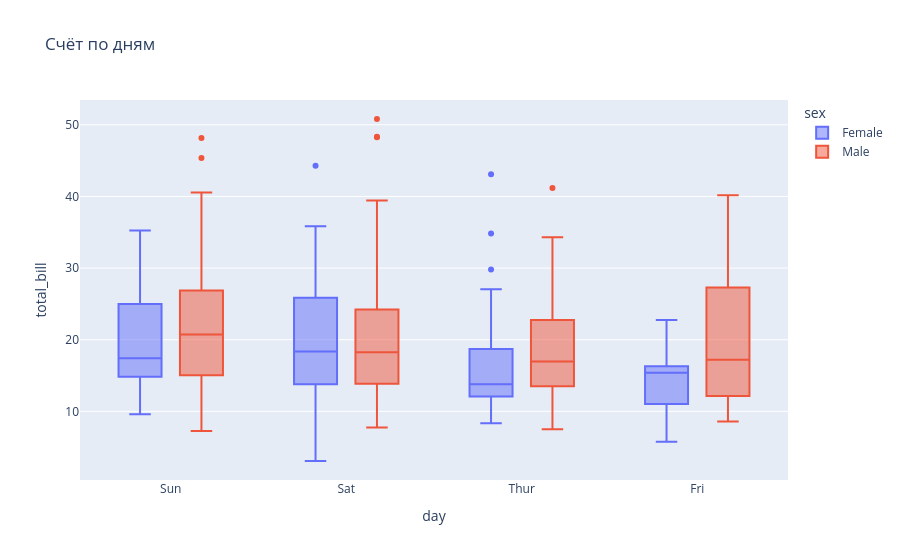

Notebook code cell kept with this figure:
### Markdown cell above
# 12. Plotly и категориальные данные

### Code cell
fig = px.box(
    tips,
    x="day",
    y="total_bill",
    color="sex",
    title="Счёт по дням"
)

fig.show()

### Figure 1 — Plotly figure (JSON) as saved in the notebook; plotly's stock layout.template omitted (floating-point values rounded to 4 significant figures; data arrays with more than 128 entries replaced by an {"elided": "..."} marker saying what was removed)
{"data": [{"alignmentgroup": "True", "hovertemplate": "sex=Female<br>day=%{x}<br>total_bill=%{y}<extra></extra>", "legendgroup": "Female", "marker": {"color": "#636efa"}, "name": "Female", "notched": false, "offsetgroup": "Female", "orientation": "v", "showlegend": true, "type": "box", "x": ["Sun", "Sun", "Sun", "Sun", "Sun", "Sun", "Sat", "Sat", "Sat", "Sat", "Sat", "Sat", "Sun", "Sun", "Sat", "Sat", "Sat", "Sat", "Sat", "Sat", "Sat", "Thur", "Thur", "Fri", "Fri", "Fri", "Fri", "Fri", "Sat", "Sat", "Sat", "Sat", "Sat", "Sun", "Sun", "Thur", "Thur", "Thur", "Thur", "Thur", "Thur", "Thur", "Thur", "Thur", "Thur", "Thur", "Thur", "Thur", "Thur", "Thur", "Thur", "Thur", "Thur", "Thur", "Thur", "Thur", "Thur", "Sun", "Sun", "Sun", "Sun", "Sun", "Sat", "Sat", "Sun", "Sun", "Sun", "Thur", "Thur", "Thur", "Thur", "Thur", "Thur", "Thur", "Sat", "Sat", "Sat", "Sat", "Sat", "Fri", "Fri", "Fri", "Fri", "Sat", "Sat", "Sat", "Thur"], "x0": " ", "xaxis": "x", "y": [16.99, 24.59, 35.26, 14.83, 10.33, 16.97, 20.29, 15.77, 19.65, 15.06, 20.69, 16.93, 10.29, 34.81, 26.41, 16.45, 3.07, 17.07, 26.86, 25.28, 14.73, 10.07, 34.83, 5.75, 16.32, 22.75, 11.35, 15.38, 44.3, 22.42, 20.92, 14.31, 7.25, 25.71, 17.31, 10.65, 12.43, 24.08, 13.42, 12.48, 29.8, 14.52, 11.38, 20.27, 11.17, 12.26, 18.26, 8.51, 10.33, 14.15, 13.16, 17.47, 27.05, 16.43, 8.35, 18.64, 11.87, 29.85, 25.0, 13.39, 16.21, 17.51, 10.59, 10.63, 9.6, 20.9, 18.15, 19.81, 43.11, 13.0, 12.74, 13.0, 16.4, 16.47, 12.76, 13.27, 28.17, 12.9, 30.14, 13.42, 15.98, 16.27, 10.09, 22.12, 35.83, 27.18, 18.78], "y0": " ", "yaxis": "y"}, {"alignmentgroup": "True", "hovertemplate": "sex=Male<br>day=%{x}<br>total_bill=%{y}<extra></extra>", "legendgroup": "Male", "marker": {"color": "#EF553B"}, "name": "Male", "notched": false, "offsetgroup": "Male", "orientation": "v", "showlegend": true, "type": "box", "x": {"elided": "157 str values"}, "x0": " ", "xaxis": "x", "y": {"elided": "157 float values"}, "y0": " ", "yaxis": "y"}], "layout": {"boxmode": "group", "legend": {"title": {"text": "sex"}, "tracegroupgap": 0}, "title": {"text": "Счёт по дням"}, "xaxis": {"anchor": "y", "domain": [0, 1], "title": {"text": "day"}}, "yaxis": {"anchor": "x", "domain": [0, 1], "title": {"text": "total_bill"}}}}
